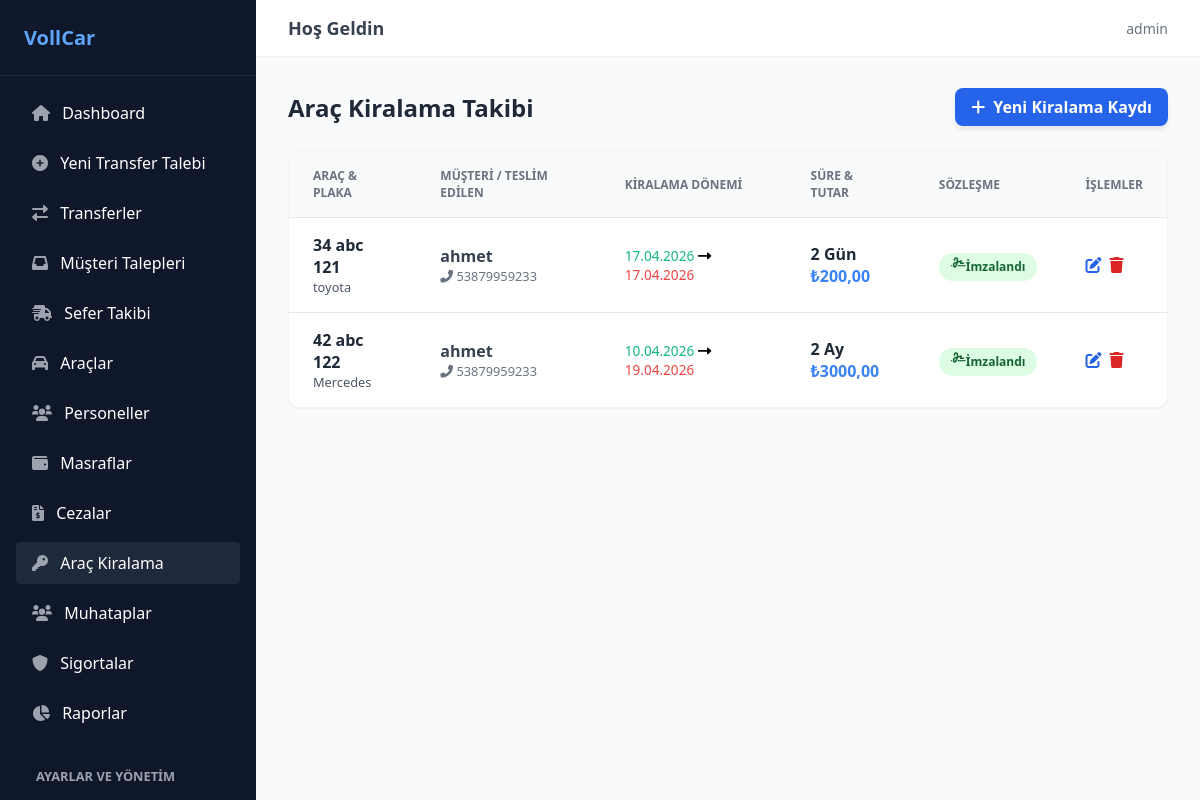
/kiralamalar/ (signed in), run on the app's committed database.
### transfer/models.py (models this page shows, shortened)
class Kiralama(models.Model):
    SURE_BIRIMI_SECENEKLERI = [
        ('gun', 'Gün'),
        ('ay', 'Ay'),
        ('yil', 'Yıl'),
    ]
    arac = models.ForeignKey(Arac, on_delete=models.CASCADE, related_name='kiralamalar', verbose_name="Kiralanan Araç")
    teklif_baslangic = models.DateField(null=True, blank=True, verbose_name="Teklif Başlangıç Tarihi")
    teklif_gecerlilik_sonu = models.DateField(null=True, blank=True, verbose_name="Teklif Geçerlilik Sonu")
    baslangic_tarihi = models.DateField(verbose_name="Kiralama Başlangıç Tarihi")
    bitis_tarihi = models.DateField(verbose_name="Kiralama Bitiş Tarihi")
    sure = models.PositiveIntegerField(verbose_name="Süre")
    sure_birimi = models.CharField(max_length=10, choices=SURE_BIRIMI_SECENEKLERI, default='gun', verbose_name="Süre Birimi")
    birim_fiyat = models.DecimalField(max_digits=10, decimal_places=2, verbose_name="Birim Fiyat (₺)")
    toplam_tutar = models.DecimalField(max_digits=10, decimal_places=2, verbose_name="Toplam Tutar (₺)")
    sozlesme_imzalandi = models.BooleanField(default=False, verbose_name="Sözleşme İmzalandı mı?")
    teslim_edilen_kisiler = models.CharField(max_length=200, null=True, blank=True, verbose_name="Eski - Teslim Edilen Kişi / Kurum")
    muhatap = models.ForeignKey('Muhatap', on_delete=models.SET_NULL, null=True, blank=True, verbose_name="Müşteri (Muhatap)")

class Arac(models.Model):
    VITES_SECENEKLERI = [
        ('manuel', 'Manuel'),
        ('otomatik', 'Otomatik'),
        ('yari_otomatik', 'Yarı Otomatik'),
    ]
    YAKIT_SECENEKLERI = [
        ('benzin', 'Benzin'),
        ('dizel', 'Dizel'),
        ('lpg', 'LPG'),
        ('elektrik', 'Elektrik'),
        ('hibrit', 'Hibrit'),
    ]
    DURUM_SECENEKLERI = [
        ('bosta', 'Faal (Boşta)'),
        ('musteride', 'Müşteride'),
        ('rehin', 'Rehin'),
        ('serviste', 'Serviste'),
    ]
    MULKIYET_SECENEKLERI = [
        ('sirket', 'Şirket Aracı'),
        ('kiralik', 'Kiralık'),
    ]
    IL_SECENEKLERI = [
        ('01', '01 - Adana'), ('02', '02 - Adıyaman'), ('03', '03 - Afyonkarahisar'),
        ('04', '04 - Ağrı'), ('05', '05 - Amasya'), ('06', '06 - Ankara'),
        ('07', '07 - Antalya'), ('08', '08 - Artvin'), ('09', '09 - Aydın'),
        ('10', '10 - Balıkesir'), ('11', '11 - Bilecik'), ('12', '12 - Bingöl'),
        ('13', '13 - Bitlis'), ('14', '14 - Bolu'), ('15', '15 - Burdur'),
        ('16', '16 - Bursa'), ('17', '17 - Çanakkale'), ('18', '18 - Çankırı'),
        ('19', '19 - Çorum'), ('20', '20 - Denizli'), ('21', '21 - Diyarbakır'),
        ('22', '22 - Edirne'), ('23', '23 - Elazığ'), ('24', '24 - Erzincan'),
        ('25', '25 - Erzurum'), ('26', '26 - Eskişehir'), ('27', '27 - Gaziantep'),
        ('28', '28 - Giresun'), ('29', '29 - Gümüşhane'), ('30', '30 - Hakkari'),
        ('31', '31 - Hatay'), ('32', '32 - Isparta'), ('33', '33 - Mersin'),
        ('34', '34 - İstanbul'), ('35', '35 - İzmir'), ('36', '36 - Kars'),
        ('37', '37 - Kastamonu'), ('38', '38 - Kayseri'), ('39', '39 - Kırklareli'),
        ('40', '40 - Kırşehir'), ('41', '41 - Kocaeli'), ('42', '42 - Konya'),
        ('43', '43 - Kütahya'), ('44', '44 - Malatya'), ('45', '45 - Manisa'),
        ('46', '46 - Kahramanmaraş'), ('47', '47 - Mardin'), ('48', '48 - Muğla'),
        ('49', '49 - Muş'), ('50', '50 - Nevşehir'), ('51', '51 - Niğde'),
        ('52', '52 - Ordu'), ('53', '53 - Rize'), ('54', '54 - Sakarya'),
        ('55', '55 - Samsun'), ('56', '56 - Siirt'), ('57', '57 - Sinop'),
        ('58', '58 - Sivas'), ('59', '59 - Tekirdağ'), ('60', '60 - Tokat'),
        ('61', '61 - Trabzon'), ('62', '62 - Tunceli'), ('63', '63 - Şanlıurfa'),
        ('64', '64 - Uşak'), ('65', '65 - Van'), ('66', '66 - Yozgat'),
        ('67', '67 - Zonguldak'), ('68', '68 - Aksaray'), ('69', '69 - Bayburt'),
        ('70', '70 - Karaman'), ('71', '71 - Kırıkkale'), ('72', '72 - Batman'),
        ('73', '73 - Şırnak'), ('74', '74 - Bartın'), ('75', '75 - Ardahan'),
        ('76', '76 - Iğdır'), ('77', '77 - Yalova'), ('78', '78 - Karabük'),
        ('79', '79 - Kilis'), ('80', '80 - Osmaniye'), ('81', '81 - Düzce')
    ]
    arac_kodu = models.CharField(max_length=50, unique=True, null=True, blank=True)
    plaka = models.CharField(max_length=20, unique=True)
    kapasite = models.PositiveIntegerField(default=4)
    il_kodu = models.CharField(max_length=10, choices=IL_SECENEKLERI, null=True, blank=True)
    firma = models.ForeignKey('Firma', on_delete=models.SET_NULL, null=True, blank=True, verbose_name="Şirket")
    arac_turu = models.ForeignKey(AracTuru, on_delete=models.SET_NULL, null=True, blank=True)
    tescil_sira_no = models.CharField(max_length=50, null=True, blank=True)
    renk = models.CharField(max_length=30, null=True, blank=True)
    sase_no = models.CharField(max_length=100, null=True, blank=True)
    motor_no = models.CharField(max_length=100, null=True, blank=True)
    marka = models.CharField(max_length=50, null=True, blank=True)
    model_tanim = models.CharField(max_length=100, null=True, blank=True)
    vites = models.CharField(max_length=20, choices=VITES_SECENEKLERI, null=True, blank=True)
    yakit_tipi = models.CharField(max_length=20, choices=YAKIT_SECENEKLERI, null=True, blank=True)
    arac_durumu = models.CharField(max_length=20, choices=DURUM_SECENEKLERI, default='bosta')
    arac_kimde = models.CharField(max_length=100, null=True, blank=True)
    ilk_tescil_tarihi = models.DateField(null=True, blank=True)
    tescil_tarihi = models.DateField(null=True, blank=True)
    model_yili = models.PositiveIntegerField(null=True, blank=True)
    segment = models.CharField(max_length=50, null=True, blank=True)
    mulkiyet_durumu = models.CharField(max_length=20, choices=MULKIYET_SECENEKLERI, default='sirket')
    muayene_tarihi = models.DateField(null=True, blank=True)
    egzoz_emisyon_tarihi = models.DateField(null=True, blank=True)
    cekici_ruhsati_tarihi = models.DateField(null=True, blank=True)
    serusefer_tarihi = models.DateField(null=True, blank=True)
    resim = models.ImageField(upload_to='arac_resimleri/', null=True, blank=True)

class Muhatap(models.Model):
    musteri_kodu = models.CharField(max_length=50, unique=True, null=True, blank=True, verbose_name="Müşteri Kodu")
    unvan = models.CharField(max_length=100, unique=True, verbose_name="Müşteri Adı / Ünvan")
    vkn = models.CharField(max_length=11, null=True, blank=True, verbose_name="VKN / TCKN")
    eposta = models.EmailField(null=True, blank=True, verbose_name="E-Posta")
    telefon = models.CharField(max_length=15, null=True, blank=True, verbose_name="Telefon")
    adres = models.TextField(null=True, blank=True, verbose_name="Açık Adres")
    il = models.CharField(max_length=50, choices=Arac.IL_SECENEKLERI, null=True, blank=True, verbose_name="İl")
    ilce = models.CharField(max_length=50, null=True, blank=True, verbose_name="İlçe")
    vergi_dairesi = models.CharField(max_length=100, null=True, blank=True, verbose_name="Vergi Dairesi")
    slug = models.SlugField(max_length=100, unique=True, null=True, blank=True)
    aktif = models.BooleanField(default=True, null=True, verbose_name="Aktif mi?")

### transfer/views.py (the view)
# urls.py: path('kiralamalar/', staff_only(views.kiralama_listesi), name='kiralama_listesi'),
@login_required
def kiralama_listesi(request):
    kiralamalar = Kiralama.objects.all().order_by('-baslangic_tarihi')
    return render(request, 'transfer/kiralama_listesi.html', {'kiralamalar': kiralamalar})

### transfer/templates/transfer/kiralama_listesi.html (shortened to what this page needs)
{% extends "transfer/base.html" %}
{% block content %}
<div class="card-container-large">
    <div class="card-header">
        <h1 class="card-title">Araç Kiralama Takibi</h1>
        <a href="{% url 'kiralama_ekle' %}" class="btn-blue">
            <i class="fas fa-plus"></i> Yeni Kiralama Kaydı
        </a>
    </div>
    <div class="table-container">
        <table class="data-table">
            <thead>
                <tr>
                    <th>Araç & Plaka</th>
                    <th>Müşteri / Teslim Edilen</th>
                    <th>Kiralama Dönemi</th>
                    <th>Süre & Tutar</th>
                    <th>Sözleşme</th>
                    <th>İşlemler</th>
                </tr>
            </thead>
            <tbody>
                {% for kiralama in kiralamalar %}
                <tr>
                    <td>
                        <div class="table-text-bold">{{ kiralama.arac.plaka }}</div>
                        <div class="table-text-muted" style="font-size: 0.8rem;">{{ kiralama.arac.marka }}</div>
                    </td>
                    <td>
                        <div class="table-text-bold" style="color: #374151;">
                            {% if kiralama.muhatap %}{{ kiralama.muhatap.unvan }}{% else %}{{ kiralama.teslim_edilen_kisiler|default:"-" }}{% endif %}
                        </div>
                        {% if kiralama.muhatap and kiralama.muhatap.telefon %}
                        <div style="font-size:0.8rem; color:#6b7280;"><i class="fas fa-phone-alt"></i> {{ kiralama.muhatap.telefon }}</div>
                        {% endif %}
                    </td>
                    <td>
                        <div style="font-size: 0.85rem;">
                            <span style="color: #10b981;">{{ kiralama.baslangic_tarihi|date:"d.m.Y" }}</span>
                            <i class="fas fa-long-arrow-alt-right mx-1"></i>
                            <span style="color: #ef4444;">{{ kiralama.bitis_tarihi|date:"d.m.Y" }}</span>
                        </div>
                    </td>
                    <td>
                        <div class="table-text-bold">{{ kiralama.sure }} {{ kiralama.get_sure_birimi_display }}</div>
                        <div style="color: #3b82f6; font-weight: bold;">₺{{ kiralama.toplam_tutar }}</div>
                    </td>
                    <td>
                        {% if kiralama.sozlesme_imzalandi %}
                            <span class="badge badge-green"><i class="fas fa-signature mr-1"></i> İmzalandı</span>
                        {% else %}
                            <span class="badge badge-red"><i class="fas fa-pen-fancy mr-1"></i> Bekliyor</span>
                        {% endif %}
                    </td>
                    <td>
                        <div class="action-buttons">
                            <a href="{% url 'kiralama_duzenle' kiralama.id %}" class="action-btn-blue"><i class="fas fa-edit"></i></a>
                            <a href="{% url 'kiralama_sil' kiralama.id %}" class="action-btn-red"><i class="fas fa-trash"></i></a>
                        </div>
                    </td>
                </tr>
                {% endfor %}
            </tbody>
        </table>
    </div>
</div>
{% endblock %}

### transfer/templates/transfer/base.html (shortened to what this page needs)
{% load static %}
<!DOCTYPE html>
<html lang="tr">
<head>
    <link rel="stylesheet" href="{% static 'transfer/css/style.css' %}">
    <link rel="stylesheet" href="https://cdnjs.cloudflare.com/ajax/libs/font-awesome/6.0.0/css/all.min.css">
</head>
<body>
    <div class="app-container">
        <aside class="sidebar" style="overflow-y: auto; height: 100vh;">
            <div class="sidebar-header">
                VollCar
            </div>
            <nav class="sidebar-nav">
                {% if request.user.is_staff %}
                <a href="{% url 'dashboard' %}" class="nav-link {% if request.resolver_match.url_name == 'dashboard' %}active{% endif %}">
                    <i class="fas fa-home"></i> Dashboard
                </a>
                {% endif %}
                <a href="{% url 'transfer_ekle' %}" class="nav-link {% if request.resolver_match.url_name == 'transfer_ekle' %}active{% endif %}">
                    <i class="fas fa-plus-circle"></i> Yeni Transfer Talebi
                </a>
                <a href="{% url 'transfer_listesi' %}" class="nav-link {% if request.resolver_match.url_name == 'transfer_listesi' %}active{% endif %}">
                    <i class="fas fa-exchange-alt"></i> Transferler
                </a>
                {% if request.user.is_staff %}
                <a href="{% url 'transfer_talep_listesi' %}" class="nav-link {% if request.resolver_match.url_name == 'transfer_talep_listesi' %}active{% endif %}">
                    <i class="fas fa-inbox"></i> Müşteri Talepleri
                </a>
                <a href="{% url 'sefer_listesi' %}" class="nav-link {% if request.resolver_match.url_name == 'sefer_listesi' %}active{% endif %}">
                    <i class="fas fa-shipping-fast"></i> Sefer Takibi
                </a>
                <a href="{% url 'arac_listesi' %}" class="nav-link {% if request.resolver_match.url_name == 'arac_listesi' or request.resolver_match.url_name == 'arac_ekle' %}active{% endif %}">
                    <i class="fas fa-car"></i> Araçlar
                </a>
                <a href="{% url 'personel_listesi' %}" class="nav-link {% if request.resolver_match.url_name == 'personel_listesi' or request.resolver_match.url_name == 'personel_ekle' %}active{% endif %}">
                    <i class="fas fa-users"></i> Personeller
                </a>
                <a href="{% url 'masraf_listesi' %}" class="nav-link {% if 'masraf' in request.resolver_match.url_name %}active{% endif %}">
                    <i class="fas fa-wallet"></i> Masraflar
                </a>
                <a href="{% url 'ceza_listesi' %}" class="nav-link {% if 'ceza' in request.resolver_match.url_name %}active{% endif %}">
                    <i class="fas fa-file-invoice-dollar"></i> Cezalar
                </a>
                <a href="{% url 'kiralama_listesi' %}" class="nav-link {% if 'kiralama' in request.resolver_match.url_name %}active{% endif %}">
                    <i class="fas fa-key"></i> Araç Kiralama
                </a>
                <a href="{% url 'muhatap_listesi' %}" class="nav-link {% if 'muhatap' in request.resolver_match.url_name %}active{% endif %}">
                    <i class="fas fa-users"></i> Muhataplar
                </a>
                <a href="{% url 'sigorta_listesi' %}" class="nav-link {% if 'sigorta' in request.resolver_match.url_name %}active{% endif %}">
                    <i class="fas fa-shield-alt"></i> Sigortalar
                </a>
                <a href="{% url 'raporlar_ana' %}" class="nav-link {% if 'rapor' in request.resolver_match.url_name %}active{% endif %}">
                    <i class="fas fa-chart-pie"></i> Raporlar
                </a>
                <div style="padding: 10px 20px; font-size: 0.8rem; color: #9ca3af; text-transform: uppercase; font-weight: bold; margin-top: 15px;">Ayarlar ve Yönetim</div>
                {% endif %}
            </nav>
        </aside>
        <main class="main-content">
            <header class="top-header">
                <h2 class="header-title">Hoş Geldin</h2>
                <div class="user-actions">
                    <span class="user-info">{{ user.username }}</span>
                </div>
            </header>
            <div class="content-wrapper">
                {% block content %}
                {% endblock %}
            </div>
        </main>
    </div>
</body>
</html>

### data on the page
Kiralama: arac.plaka "34 abc 121", arac.marka "toyota", muhatap.unvan "ahmet", muhatap.telefon "53879959233", baslangic_tarihi "17.04.2026", bitis_tarihi "17.04.2026", sure "2", sure_birimi "Gün", toplam_tutar "200,00", sozlesme_imzalandi True (drawn)
Kiralama: arac.plaka "42 abc 122", arac.marka "Mercedes", muhatap.unvan "ahmet", muhatap.telefon "53879959233", baslangic_tarihi "10.04.2026", bitis_tarihi "19.04.2026", sure "2", sure_birimi "Ay", toplam_tutar "3000,00", sozlesme_imzalandi True (drawn)

### other printed values
{{ user.username }} "admin"
